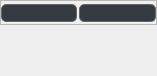
                  <widget class="QWidget" name="categoriesScrollAreaWidgetContents">
                   <property name="geometry">
                    <rect>
                     <x>0</x>
                     <y>0</y>
                     <width>157</width>
                     <height>76</height>
                    </rect>
                   </property>
                   <layout class="QVBoxLayout" name="verticalLayout_27">
                    <property name="spacing">
                     <number>4</number>
                    </property>
                    <property name="leftMargin">
                     <number>0</number>
                    </property>
                    <property name="topMargin">
                     <number>0</number>
                    </property>
                    <property name="rightMargin">
                     <number>0</number>
                    </property>
                    <item>
                     <widget class="QFrame" name="categoriesRowInputFrame">
                      <property name="frameShape">
                       <enum>QFrame::StyledPanel</enum>
                      </property>
                      <property name="frameShadow">
                       <enum>QFrame::Raised</enum>
                      </property>
                      <layout class="QHBoxLayout" name="horizontalLayout_34">
                       <property name="spacing">
                        <number>2</number>
                       </property>
                       <property name="leftMargin">
                        <number>0</number>
                       </property>
                       <property name="topMargin">
                        <number>3</number>
                       </property>
                       <property name="rightMargin">
                        <number>0</number>
                       </property>
                       <property name="bottomMargin">
                        <number>2</number>
                       </property>
                       <item>
                        <widget class="QLineEdit" name="categoriesLineEdit1">
                         <property name="styleSheet">
                          <string notr="true">QLineEdit {
	background-color: #343a40; /* or #454f55 */
	border: 1px solid #666666; /* or #808080 */
	border-radius: 5px; /* or 8px */
}</string>
                         </property>
                        </widget>
                       </item>
                       <item>
                        <widget class="QLineEdit" name="categoriesLineEdit2">
                         <property name="styleSheet">
                          <string notr="true">QLineEdit {
	background-color: #343a40; /* or #454f55 */
	border: 1px solid #666666; /* or #808080 */
	border-radius: 5px; /* or 8px */
}</string>
                         </property>
                        </widget>
                       </item>
                      </layout>
                     </widget>
                    </item>
                    <item>
                     <spacer name="categoriesVerticalSpacer">
                      <property name="orientation">
                       <enum>Qt::Vertical</enum>
                      </property>
                      <property name="sizeHint" stdset="0">
                       <size>
                        <width>20</width>
                        <height>40</height>
                       </size>
                      </property>
                     </spacer>
                    </item>
                   </layout>
                  </widget>
